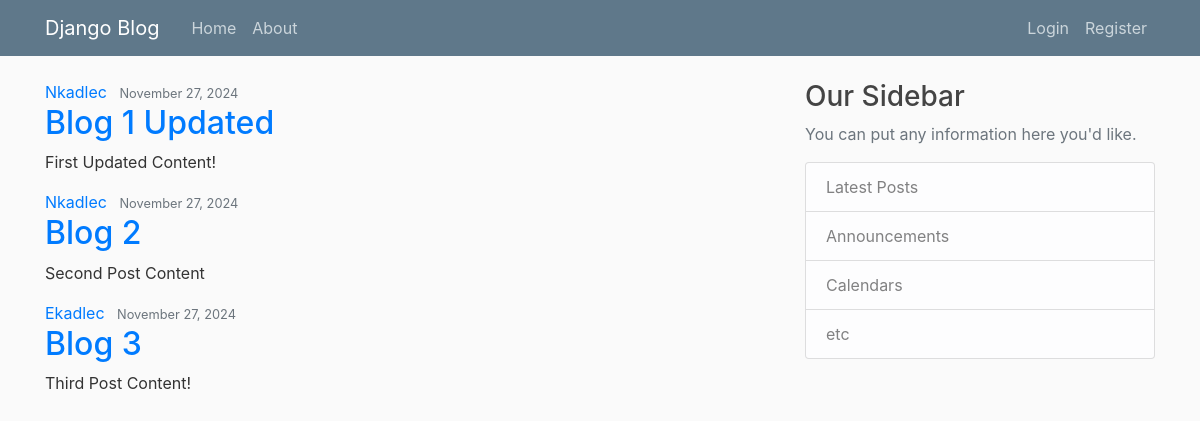
The page / on the database its author committed.
### blog/models.py (models this page shows, shortened)
class Post(models.Model):
    title = models.CharField(max_length=100)
    content = models.TextField()
    date_posted = models.DateTimeField(default=timezone.now)
    author = models.ForeignKey(User, on_delete=models.CASCADE)

### blog/views.py (the view)
# urls.py: path('', views.home, name = 'blog-home'),
def home(request):
    context = {
        'posts': Post.objects.all()
    }
    return render(request, 'blog/home.html', context)

### blog/templates/blog/home.html
{% extends "blog/base.html" %}
{% block content %}
    {% for post in posts %}
        <article class="media content-section">
            <div class="media-body">
            <div class="article-metadata">
                <a class="mr-2" href="#">{{ post.author }}</a>
                <small class="text-muted">{{ post.date_posted|date:"F d, Y" }}</small>
            </div>
            <h2><a class="article-title" href="#">{{ post.title }}</a></h2>
            <p class="article-content">{{ post.content }}</p>
            </div>
        </article>
    {% endfor %}
{% endblock content %}

### blog/static/blog/main.css (style rules this page uses)
body { background: #fafafa; color: #333333; margin-top: 5rem; }
h1, h2, h3, h4, h5, h6 { color: #444444; }

### rows shown on the page
Post: author "Nkadlec", date_posted "November 27, 2024", title "Blog 1 Updated", content "First Updated Content!"
Post: author "Nkadlec", date_posted "November 27, 2024", title "Blog 2", content "Second Post Content"
Post: author "Ekadlec", date_posted "November 27, 2024", title "Blog 3", content "Third Post Content!"
